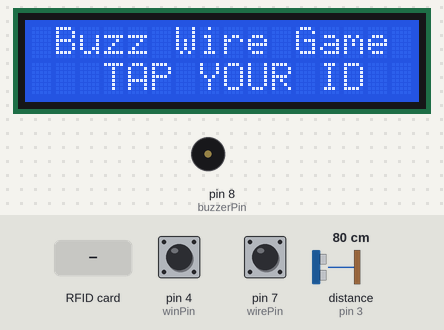
A sketch run on a simulated Arduino Uno, built with avr-gcc and run on an emulated ATmega328P. Shown: 16×2 character LCD, buzzer (waves = sounding, pin HIGH). The inputs (shaded band) are chosen by the test bench; at power-on: distance to the obstacle (sensor on pin 3) 80 cm, pin 4 (winPin) HIGH, pin 7 (wirePin) HIGH. The echo pulse lasts 58.3 µs per cm; pins used as bus, display or sensor lines are not drawn; what the sketch prints to the serial monitor is not drawn.

Above: at 1.3 s.
1.4 s: RFID card 5E 7A 19 C4 held to the reader
At 2.8 s:
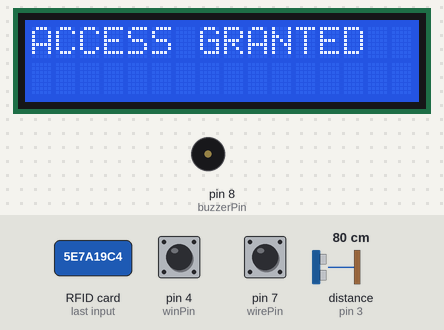
At 3.9 s:
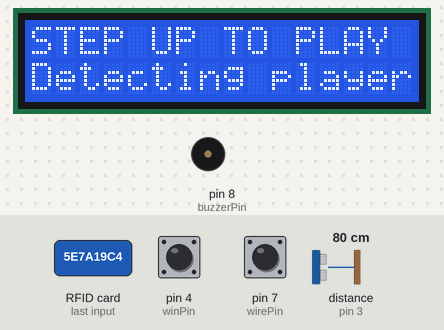
4.4 s: distance to the obstacle (sensor on pin 3) set to 18 cm
5.9 s: distance to the obstacle (sensor on pin 3) set to 13 cm
At 6.8 s:
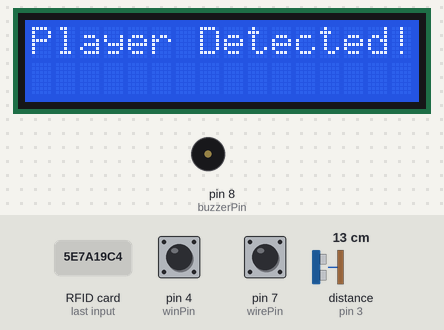
Timing chart, 0 to 14.5 s (numbered marks = the images above; inputs shaded):
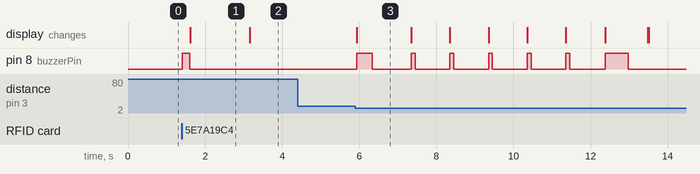

The sketch:

HawakMoAngBeep_Sketch.ino
```cpp
/* * PROJECT: Smart Buzz Wire Game
 * SENSORS: RFID, Ultrasonic Sensor, Wire Contact Sensor
 * MEMBERS: Jepsie Beron, Via Celis, Janna Del Mundo, Mark Payo
 */

#include <SPI.h>
#include <MFRC522.h>
#include <Wire.h>
#include <LiquidCrystal_I2C.h>

// --- PIN ASSIGNMENTS ---
#define SS_PIN 10         // RFID SDA Pin
#define RST_PIN 9         // RFID Reset Pin
const int trigPin = 2;    // Ultrasonic Trigger
const int echoPin = 3;    // Ultrasonic Echo
const int wirePin = 7;    // The Main Maze Wire
const int winPin = 4;     // The End Finish Plate
const int buzzerPin = 8;  // Active Buzzer (+)

// --- INITIALIZE HARDWARE ---
MFRC522 rfid(SS_PIN, RST_PIN);
LiquidCrystal_I2C lcd(0x27, 16, 2);

// --- GAME STATE VARIABLES ---
bool authorized = false;    // Becomes true after RFID scan
bool gameRunning = false;   // Becomes true after 5-inch detection
unsigned long startTime;    // Holds the timestamp when game starts
unsigned long lastPenaltyTime = 0; // For "Debouncing" the wire touch
long gameDuration = 300000; // 5 Minutes in milliseconds
int mistakes = 0;           // Total touches on the wire

void setup() {
  Serial.begin(9600);       // Start Serial Monitor for debugging
  SPI.begin();              // Start SPI for RFID
  rfid.PCD_Init();          // Start RFID Reader

  lcd.init();               // Start LCD
  lcd.backlight();          // Turn on LCD Light

  pinMode(trigPin, OUTPUT);
  pinMode(echoPin, INPUT);
  pinMode(wirePin, INPUT_PULLUP); // Wire stays HIGH until touched by GND
  pinMode(winPin, INPUT_PULLUP);  // End Plate stays HIGH until touched by GND
  pinMode(buzzerPin, OUTPUT);     // Output for Active Buzzer

  resetToStart();           // Set initial "Tap ID" screen
}

void loop() {
  // --- STEP 1: WAITING FOR RFID ---
  if (!authorized) {
    if (rfid.PICC_IsNewCardPresent() && rfid.PICC_ReadCardSerial()) {
      authorized = true;
      activeBeep(200);      // Success beep
      lcd.clear();
      lcd.print("ACCESS GRANTED");
      delay(1500);
      lcd.clear();
      lcd.print("STEP UP TO PLAY");
      lcd.setCursor(0, 1);
      lcd.print("Detecting player");
    }
  }
  // --- STEP 2: ULTRASONIC DETECTION (5 INCHES) ---
  else if (!gameRunning) {
    int dist = getDistance();
    Serial.print("Distance: "); Serial.println(dist); // Check this in Serial Monitor

    if (dist > 1 && dist <= 5) { // If player is 5 inches away or closer
      lcd.clear();
      lcd.print("Player Detected!");
      activeBeep(400);
      delay(1000);
      startSequence(); // Move to 5-second countdown
    }
  }
  // --- STEP 3: ACTIVE GAMEPLAY ---
  else {
    updateGame();
  }
}

// Resets everything to the very beginning
void resetToStart() {
  lcd.clear();
  lcd.setCursor(0, 0);
  lcd.print(" Buzz Wire Game ");
  lcd.setCursor(0, 1);
  lcd.print("   TAP YOUR ID  ");
  authorized = false;
  gameRunning = false;
  mistakes = 0;
  gameDuration = 300000;
}

// 5-second countdown before timer starts
void startSequence() {
  lcd.clear();
  lcd.print("  GET READY...  ");
  for (int i = 5; i > 0; i--) {
    lcd.setCursor(7, 1);
    lcd.print(i);
    activeBeep(100); // Short tick every second
    delay(900);
  }
  lcd.clear();
  lcd.print("   GO! GO! GO!  ");
  activeBeep(600); // Long start beep
  delay(500);
  lcd.clear();
  startTime = millis(); // Save the start time
  gameRunning = true;
}

void updateGame() {
  long elapsed = millis() - startTime;
  long remaining = gameDuration - elapsed;

  // --- LOSS CONDITION: TIME OUT ---
  if (remaining <= 0) {
    lcd.clear();
    lcd.print("  TIME EXPIRED  ");
    lcd.setCursor(0, 1);
  lcd.print("   YOU LOSE :(  ");
    digitalWrite(buzzerPin, HIGH); delay(2000); digitalWrite(buzzerPin, LOW);
    resetToStart();
    return;
  }

  // --- WIN CONDITION: TOUCHED END PLATE ---
  if (digitalRead(winPin) == LOW) {
    gameRunning = false;
    lcd.clear();
    lcd.print("Congratulations!");
    lcd.setCursor(0, 1);
    lcd.print("    You won!    ");

    // Victory rapid beeps
    for(int i = 0; i < 6; i++) {
      activeBeep(100); delay(100);
    }
    delay(4000);
    resetToStart();
    return;
  }

  // --- PENALTY: TOUCHED THE WIRE ---
  if (digitalRead(wirePin) == LOW && (millis() - lastPenaltyTime > 1000)) {
    mistakes++;
    gameDuration -= 10000; // Subtract 10 seconds
    lastPenaltyTime = millis();

    lcd.setCursor(0, 0);
    lcd.print("  -10 SECONDS!  ");
    digitalWrite(buzzerPin, HIGH); delay(600); digitalWrite(buzzerPin, LOW);
    lcd.clear();
  }

  // --- UPDATE THE LCD TIMER ---
  int seconds = (remaining / 1000) % 60;
  int minutes = (remaining / 1000) / 60;
  lcd.setCursor(0, 0);
  lcd.print("TIME: ");
  if (minutes < 10) lcd.print("0"); lcd.print(minutes);
  lcd.print(":");
  if (seconds < 10) lcd.print("0"); lcd.print(seconds);

  lcd.setCursor(0, 1);
  lcd.print("MISTAKES: "); lcd.print(mistakes);
}

// Function to control Active Buzzer (On -> Delay -> Off)
void activeBeep(int duration) {
  digitalWrite(buzzerPin, HIGH);
  delay(duration);
  digitalWrite(buzzerPin, LOW);
}

// Calculates distance in INCHES
int getDistance() {
  digitalWrite(trigPin, LOW);
  delayMicroseconds(2);
  digitalWrite(trigPin, HIGH);
  delayMicroseconds(10);
  digitalWrite(trigPin, LOW);

  // Measures how long it takes for sound to return
  long duration = pulseIn(echoPin, HIGH, 25000);

  // Sound travels at 74 microseconds per inch (round trip / 2)
  int inches = (duration / 2) / 74;

  if (inches <= 0) return 999; // If no object is detected
  return inches;
}
```

Measured:
- the behaviour switches between 16 and 15 cm on distance to the obstacle (sensor on pin 3) (found by bisection; images 2 and 3)
- after the input at 1.4 s, pin 8 (buzzerPin): LOW → HIGH at once, → LOW 0.20 s later; the display: changes after 0.22 s (image 1)
- after the input at 4.4 s, every drawn part: stays the same
- after the input at 5.9 s, pin 8 (buzzerPin): goes HIGH 0.40 s, 5 × (LOW 1.0 s, HIGH 0.10 s), LOW 0.92 s, HIGH 0.60 s, then LOW, starting at once; the display: changes at once (image 3)
- what the display in image 1 shows lasts 1.6 s, from 1.6 s to 3.2 s
- what the display in image 3 shows lasts 1.5 s, from 5.9 s to 7.4 s
